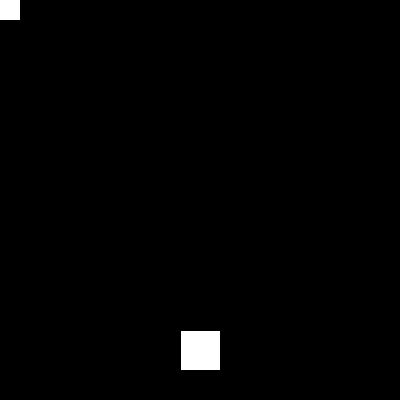
Frame 1 (no input)
Frame 60 (the mouse pressed at the canvas centre just before this capture): identical to frame 1, image omitted
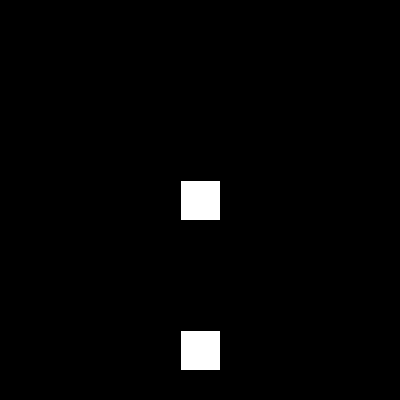
Frame 120 (the mouse held since frame 60 and released just before this capture)

The Processing sketch that drew these frames (run headless with seeded random() and noise(); from frame 60 on, the mouse is pressed at the canvas centre):

// Processing sketch: colision
// ── colision.pde
int tam = 40;
void setup() {
  rectMode(CENTER);
  size(400, 400);
}

void draw() {
  background(0);
  rect(width/2, 350, tam, tam);
  rect(mouseX, mouseY, tam, tam);
  calcularDistancias(width/2, 350, mouseX, mouseY);
}
void calcularDistancias (float xPer, float yPer, float xEne, float yEne) {

  if (yEne  > 350 - tam ) {
    pushStyle();


    if (xEne > xPer-tam && xEne < xPer+tam) {
      
      fill(255, 0, 0);

      rect(mouseX, mouseY, tam, tam);
    }

    popStyle();
  }
}
